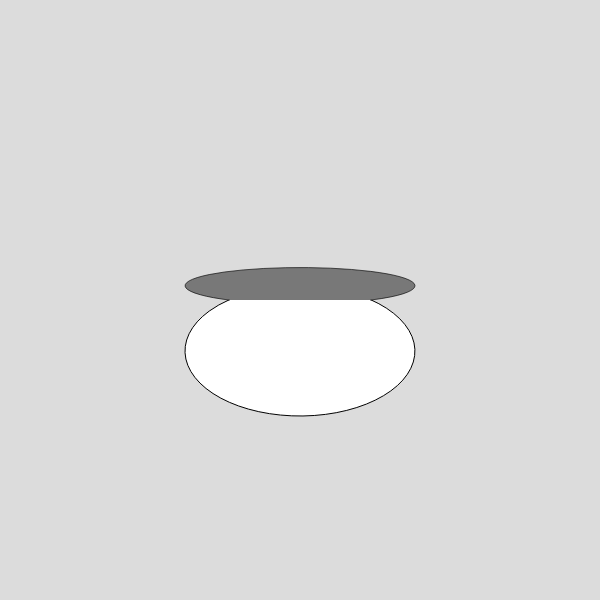
Frame 1 (no input)
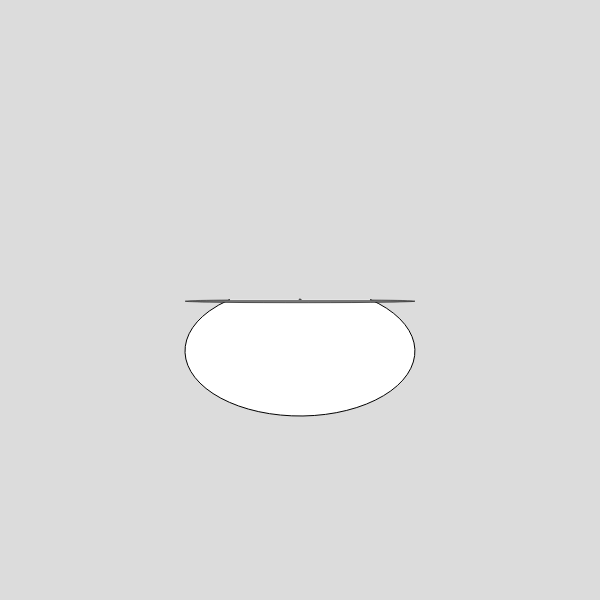
Frame 60 (no input)
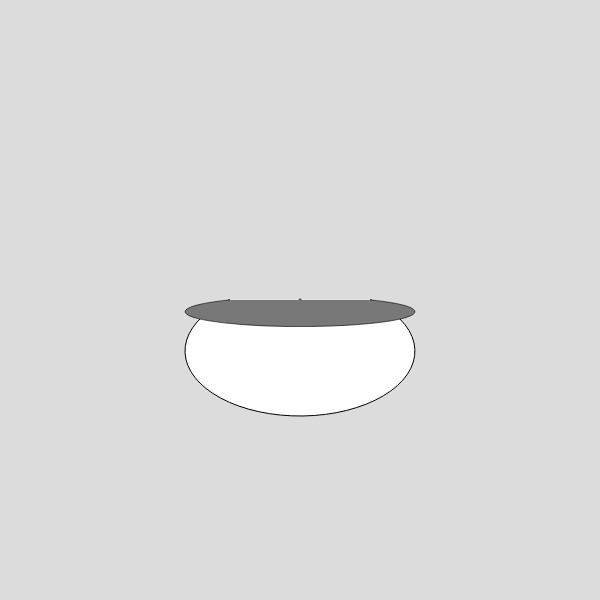
Frame 120 (the mouse pressed at the canvas centre since frame 60)

The p5.js sketch that drew these frames (run headless with seeded random() and noise() and a simulated clock; from frame 60 on, the mouse is pressed at the canvas centre):

// p5.js sketch
// ── sketch.js
let yScale=-0.8
function setup() {
  createCanvas(600, 600);
}

function draw() {
  background(220);
  fill(0)
  circle(width/2,height/2,2)
  
  
  yScale=map(sin(frameCount*0.1),-1,1,-0.6,1)
  
  push()
  translate(width/2,height/2)
  stroke(0)
  fill(255)
  
  let kuan=130
  let chang=230
  
  //ellipse(0,200,chang,kuan)
  
  arc(0, kuan/2-14, chang, kuan, -PI*0.2, PI+PI*0.2,OPEN);
  
  push()
  scale(1,yScale)
  fill(120)
  arc(0, -kuan/2+14, chang, kuan, PI-PI*0.2,PI*0.2,OPEN)
  
  //ellipse()
  pop()
  
  pop()
}
